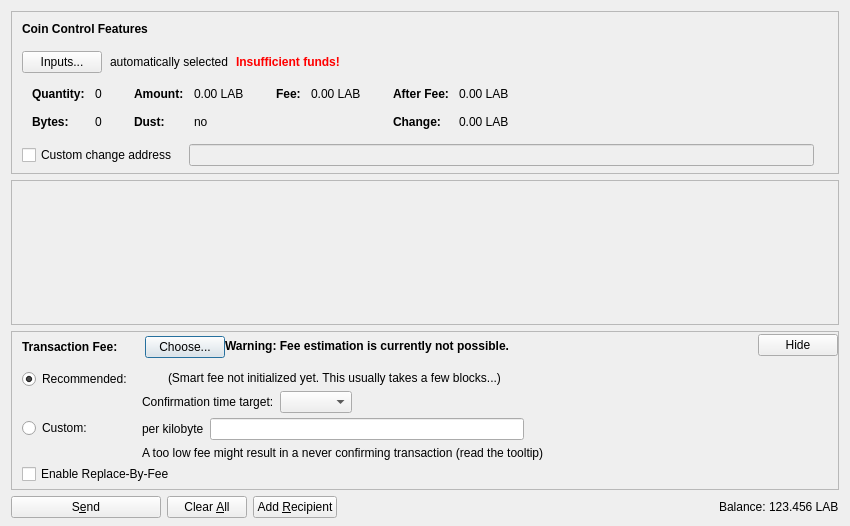
<?xml version="1.0" encoding="UTF-8"?>
<ui version="4.0">
 <class>SendCoinsDialog</class>
 <widget class="QDialog" name="SendCoinsDialog">
  <property name="geometry">
   <rect>
    <x>0</x>
    <y>0</y>
    <width>850</width>
    <height>526</height>
   </rect>
  </property>
  <property name="windowTitle">
   <string>Send Coins</string>
  </property>
  <layout class="QVBoxLayout" name="verticalLayout" stretch="0,1,0,0">
   <property name="bottomMargin">
    <number>8</number>
   </property>
   <item>
    <widget class="QFrame" name="frameCoinControl">
     <property name="sizePolicy">
      <sizepolicy hsizetype="Expanding" vsizetype="Expanding">
       <horstretch>0</horstretch>
       <verstretch>0</verstretch>
      </sizepolicy>
     </property>
     <property name="maximumSize">
      <size>
       <width>16777215</width>
       <height>16777215</height>
      </size>
     </property>
     <property name="frameShape">
      <enum>QFrame::StyledPanel</enum>
     </property>
     <property name="frameShadow">
      <enum>QFrame::Sunken</enum>
     </property>
     <layout class="QVBoxLayout" name="verticalLayoutCoinControl2">
      <property name="spacing">
       <number>0</number>
      </property>
      <property name="leftMargin">
       <number>0</number>
      </property>
      <property name="topMargin">
       <number>0</number>
      </property>
      <property name="rightMargin">
       <number>0</number>
      </property>
      <property name="bottomMargin">
       <number>6</number>
      </property>
      <item>
       <layout class="QVBoxLayout" name="verticalLayoutCoinControl" stretch="0,0,0,0,1">
        <property name="spacing">
         <number>0</number>
        </property>
        <property name="leftMargin">
         <number>10</number>
        </property>
        <property name="topMargin">
         <number>10</number>
        </property>
        <item>
         <layout class="QHBoxLayout" name="horizontalLayoutCoinControl1">
          <property name="bottomMargin">
           <number>15</number>
          </property>
          <item>
           <widget class="QLabel" name="labelCoinControlFeatures">
            <property name="sizePolicy">
             <sizepolicy hsizetype="Preferred" vsizetype="Maximum">
              <horstretch>0</horstretch>
              <verstretch>0</verstretch>
             </sizepolicy>
            </property>
            <property name="font">
             <font>
              <weight>75</weight>
              <bold>true</bold>
             </font>
            </property>
            <property name="styleSheet">
             <string notr="true">font-weight:bold;</string>
            </property>
            <property name="text">
             <string>Coin Control Features</string>
            </property>
           </widget>
          </item>
         </layout>
        </item>
        <item>
         <layout class="QHBoxLayout" name="horizontalLayoutCoinControl2" stretch="0,0,0,0">
          <property name="spacing">
           <number>8</number>
          </property>
          <property name="bottomMargin">
           <number>10</number>
          </property>
          <item>
           <widget class="QPushButton" name="pushButtonCoinControl">
            <property name="styleSheet">
             <string notr="true"/>
            </property>
            <property name="text">
             <string>Inputs...</string>
            </property>
            <property name="autoDefault">
             <bool>false</bool>
            </property>
           </widget>
          </item>
          <item>
           <widget class="QLabel" name="labelCoinControlAutomaticallySelected">
            <property name="text">
             <string>automatically selected</string>
            </property>
            <property name="margin">
             <number>5</number>
            </property>
           </widget>
          </item>
          <item>
           <widget class="QLabel" name="labelCoinControlInsuffFunds">
            <property name="font">
             <font>
              <weight>75</weight>
              <bold>true</bold>
             </font>
            </property>
            <property name="styleSheet">
             <string notr="true">color:red;font-weight:bold;</string>
            </property>
            <property name="text">
             <string>Insufficient funds!</string>
            </property>
            <property name="margin">
             <number>5</number>
            </property>
           </widget>
          </item>
          <item>
           <spacer name="horizontalSpacerCoinControl">
            <property name="orientation">
             <enum>Qt::Horizontal</enum>
            </property>
            <property name="sizeHint" stdset="0">
             <size>
              <width>40</width>
              <height>1</height>
             </size>
            </property>
           </spacer>
          </item>
         </layout>
        </item>
        <item>
         <widget class="QWidget" name="widgetCoinControl" native="true">
          <property name="sizePolicy">
           <sizepolicy hsizetype="Preferred" vsizetype="Preferred">
            <horstretch>0</horstretch>
            <verstretch>0</verstretch>
           </sizepolicy>
          </property>
          <property name="minimumSize">
           <size>
            <width>0</width>
            <height>0</height>
           </size>
          </property>
          <property name="styleSheet">
           <string notr="true"/>
          </property>
          <layout class="QHBoxLayout" name="horizontalLayoutCoinControl5">
           <property name="leftMargin">
            <number>0</number>
           </property>
           <property name="topMargin">
            <number>0</number>
           </property>
           <property name="rightMargin">
            <number>0</number>
           </property>
           <property name="bottomMargin">
            <number>0</number>
           </property>
           <item>
            <layout class="QHBoxLayout" name="horizontalLayoutCoinControl3" stretch="0,0,0,1">
             <property name="spacing">
              <number>20</number>
             </property>
             <property name="topMargin">
              <number>0</number>
             </property>
             <property name="bottomMargin">
              <number>10</number>
             </property>
             <item>
              <layout class="QFormLayout" name="formLayoutCoinControl1">
               <property name="horizontalSpacing">
                <number>10</number>
               </property>
               <property name="verticalSpacing">
                <number>14</number>
               </property>
               <property name="leftMargin">
                <number>10</number>
               </property>
               <property name="topMargin">
                <number>4</number>
               </property>
               <property name="rightMargin">
                <number>6</number>
               </property>
               <item row="0" column="0">
                <widget class="QLabel" name="labelCoinControlQuantityText">
                 <property name="font">
                  <font>
                   <weight>75</weight>
                   <bold>true</bold>
                  </font>
                 </property>
                 <property name="text">
                  <string>Quantity:</string>
                 </property>
                 <property name="margin">
                  <number>0</number>
                 </property>
                </widget>
               </item>
               <item row="0" column="1">
                <widget class="QLabel" name="labelCoinControlQuantity">
                 <property name="cursor">
                  <cursorShape>IBeamCursor</cursorShape>
                 </property>
                 <property name="contextMenuPolicy">
                  <enum>Qt::ActionsContextMenu</enum>
                 </property>
                 <property name="text">
                  <string notr="true">0</string>
                 </property>
                 <property name="margin">
                  <number>0</number>
                 </property>
                 <property name="textInteractionFlags">
                  <set>Qt::LinksAccessibleByMouse|Qt::TextSelectableByKeyboard|Qt::TextSelectableByMouse</set>
                 </property>
                </widget>
               </item>
               <item row="1" column="0">
                <widget class="QLabel" name="labelCoinControlBytesText">
                 <property name="font">
                  <font>
                   <weight>75</weight>
                   <bold>true</bold>
                  </font>
                 </property>
                 <property name="text">
                  <string>Bytes:</string>
                 </property>
                </widget>
               </item>
               <item row="1" column="1">
                <widget class="QLabel" name="labelCoinControlBytes">
                 <property name="cursor">
                  <cursorShape>IBeamCursor</cursorShape>
                 </property>
                 <property name="contextMenuPolicy">
                  <enum>Qt::ActionsContextMenu</enum>
                 </property>
                 <property name="text">
                  <string notr="true">0</string>
                 </property>
                 <property name="textInteractionFlags">
                  <set>Qt::LinksAccessibleByMouse|Qt::TextSelectableByKeyboard|Qt::TextSelectableByMouse</set>
                 </property>
                </widget>
               </item>
              </layout>
             </item>
             <item>
              <layout class="QFormLayout" name="formLayoutCoinControl2">
               <property name="horizontalSpacing">
                <number>10</number>
               </property>
               <property name="verticalSpacing">
                <number>14</number>
               </property>
               <property name="leftMargin">
                <number>6</number>
               </property>
               <property name="topMargin">
                <number>4</number>
               </property>
               <property name="rightMargin">
                <number>6</number>
               </property>
               <item row="0" column="0">
                <widget class="QLabel" name="labelCoinControlAmountText">
                 <property name="font">
                  <font>
                   <weight>75</weight>
                   <bold>true</bold>
                  </font>
                 </property>
                 <property name="text">
                  <string>Amount:</string>
                 </property>
                 <property name="margin">
                  <number>0</number>
                 </property>
                </widget>
               </item>
               <item row="0" column="1">
                <widget class="QLabel" name="labelCoinControlAmount">
                 <property name="cursor">
                  <cursorShape>IBeamCursor</cursorShape>
                 </property>
                 <property name="contextMenuPolicy">
                  <enum>Qt::ActionsContextMenu</enum>
                 </property>
                 <property name="text">
                  <string notr="true">0.00 LAB</string>
                 </property>
                 <property name="textInteractionFlags">
                  <set>Qt::LinksAccessibleByMouse|Qt::TextSelectableByKeyboard|Qt::TextSelectableByMouse</set>
                 </property>
                </widget>
               </item>
               <item row="1" column="0">
                <widget class="QLabel" name="labelCoinControlLowOutputText">
                 <property name="font">
                  <font>
                   <weight>75</weight>
                   <bold>true</bold>
                  </font>
                 </property>
                 <property name="text">
                  <string>Dust:</string>
                 </property>
                </widget>
               </item>
               <item row="1" column="1">
                <widget class="QLabel" name="labelCoinControlLowOutput">
                 <property name="cursor">
                  <cursorShape>IBeamCursor</cursorShape>
                 </property>
                 <property name="contextMenuPolicy">
                  <enum>Qt::ActionsContextMenu</enum>
                 </property>
                 <property name="text">
                  <string notr="true">no</string>
                 </property>
                 <property name="textInteractionFlags">
                  <set>Qt::LinksAccessibleByMouse|Qt::TextSelectableByKeyboard|Qt::TextSelectableByMouse</set>
                 </property>
                </widget>
               </item>
              </layout>
             </item>
             <item>
              <layout class="QFormLayout" name="formLayoutCoinControl3">
               <property name="horizontalSpacing">
                <number>10</number>
               </property>
               <property name="verticalSpacing">
                <number>14</number>
               </property>
               <property name="leftMargin">
                <number>6</number>
               </property>
               <property name="topMargin">
                <number>4</number>
               </property>
               <property name="rightMargin">
                <number>6</number>
               </property>
               <item row="0" column="0">
                <widget class="QLabel" name="labelCoinControlFeeText">
                 <property name="font">
                  <font>
                   <weight>75</weight>
                   <bold>true</bold>
                  </font>
                 </property>
                 <property name="text">
                  <string>Fee:</string>
                 </property>
                 <property name="margin">
                  <number>0</number>
                 </property>
                </widget>
               </item>
               <item row="0" column="1">
                <widget class="QLabel" name="labelCoinControlFee">
                 <property name="cursor">
                  <cursorShape>IBeamCursor</cursorShape>
                 </property>
                 <property name="contextMenuPolicy">
                  <enum>Qt::ActionsContextMenu</enum>
                 </property>
                 <property name="text">
                  <string notr="true">0.00 LAB</string>
                 </property>
                 <property name="textInteractionFlags">
                  <set>Qt::LinksAccessibleByMouse|Qt::TextSelectableByKeyboard|Qt::TextSelectableByMouse</set>
                 </property>
                </widget>
               </item>
              </layout>
             </item>
             <item>
              <layout class="QFormLayout" name="formLayoutCoinControl4">
               <property name="horizontalSpacing">
                <number>10</number>
               </property>
               <property name="verticalSpacing">
                <number>14</number>
               </property>
               <property name="leftMargin">
                <number>6</number>
               </property>
               <property name="topMargin">
                <number>4</number>
               </property>
               <property name="rightMargin">
                <number>6</number>
               </property>
               <item row="0" column="0">
                <widget class="QLabel" name="labelCoinControlAfterFeeText">
                 <property name="font">
                  <font>
                   <weight>75</weight>
                   <bold>true</bold>
                  </font>
                 </property>
                 <property name="text">
                  <string>After Fee:</string>
                 </property>
                 <property name="margin">
                  <number>0</number>
                 </property>
                </widget>
               </item>
               <item row="0" column="1">
                <widget class="QLabel" name="labelCoinControlAfterFee">
                 <property name="cursor">
                  <cursorShape>IBeamCursor</cursorShape>
                 </property>
                 <property name="contextMenuPolicy">
                  <enum>Qt::ActionsContextMenu</enum>
                 </property>
                 <property name="text">
                  <string notr="true">0.00 LAB</string>
                 </property>
                 <property name="textInteractionFlags">
                  <set>Qt::LinksAccessibleByMouse|Qt::TextSelectableByKeyboard|Qt::TextSelectableByMouse</set>
                 </property>
                </widget>
               </item>
               <item row="1" column="0">
                <widget class="QLabel" name="labelCoinControlChangeText">
                 <property name="font">
                  <font>
                   <weight>75</weight>
                   <bold>true</bold>
                  </font>
                 </property>
                 <property name="text">
                  <string>Change:</string>
                 </property>
                </widget>
               </item>
               <item row="1" column="1">
                <widget class="QLabel" name="labelCoinControlChange">
                 <property name="cursor">
                  <cursorShape>IBeamCursor</cursorShape>
                 </property>
                 <property name="contextMenuPolicy">
                  <enum>Qt::ActionsContextMenu</enum>
                 </property>
                 <property name="text">
                  <string notr="true">0.00 LAB</string>
                 </property>
                 <property name="textInteractionFlags">
                  <set>Qt::LinksAccessibleByMouse|Qt::TextSelectableByKeyboard|Qt::TextSelectableByMouse</set>
                 </property>
                </widget>
               </item>
              </layout>
             </item>
            </layout>
           </item>
          </layout>
         </widget>
        </item>
        <item>
         <layout class="QHBoxLayout" name="horizontalLayoutCoinControl4" stretch="0,0,0">
          <property name="spacing">
           <number>12</number>
          </property>
          <property name="sizeConstraint">
           <enum>QLayout::SetDefaultConstraint</enum>
          </property>
          <property name="topMargin">
           <number>5</number>
          </property>
          <property name="rightMargin">
           <number>5</number>
          </property>
          <item>
           <widget class="QCheckBox" name="checkBoxCoinControlChange">
            <property name="toolTip">
             <string>If this is activated, but the change address is empty or invalid, change will be sent to a newly generated address.</string>
            </property>
            <property name="text">
             <string>Custom change address</string>
            </property>
           </widget>
          </item>
          <item>
           <widget class="QValidatedLineEdit" name="lineEditCoinControlChange">
            <property name="enabled">
             <bool>false</bool>
            </property>
            <property name="sizePolicy">
             <sizepolicy hsizetype="Expanding" vsizetype="Fixed">
              <horstretch>0</horstretch>
              <verstretch>0</verstretch>
             </sizepolicy>
            </property>
           </widget>
          </item>
          <item>
           <widget class="QLabel" name="labelCoinControlChangeLabel">
            <property name="sizePolicy">
             <sizepolicy hsizetype="Preferred" vsizetype="Expanding">
              <horstretch>0</horstretch>
              <verstretch>0</verstretch>
             </sizepolicy>
            </property>
            <property name="minimumSize">
             <size>
              <width>0</width>
              <height>0</height>
             </size>
            </property>
            <property name="text">
             <string/>
            </property>
            <property name="margin">
             <number>3</number>
            </property>
           </widget>
          </item>
         </layout>
        </item>
        <item>
         <spacer name="verticalSpacerCoinControl">
          <property name="orientation">
           <enum>Qt::Vertical</enum>
          </property>
          <property name="sizeHint" stdset="0">
           <size>
            <width>800</width>
            <height>1</height>
           </size>
          </property>
         </spacer>
        </item>
       </layout>
      </item>
     </layout>
    </widget>
   </item>
   <item>
    <widget class="QScrollArea" name="scrollArea">
     <property name="widgetResizable">
      <bool>true</bool>
     </property>
     <widget class="QWidget" name="scrollAreaWidgetContents">
      <property name="geometry">
       <rect>
        <x>0</x>
        <y>0</y>
        <width>830</width>
        <height>104</height>
       </rect>
      </property>
      <layout class="QVBoxLayout" name="verticalLayout_2" stretch="0,1">
       <property name="leftMargin">
        <number>0</number>
       </property>
       <property name="topMargin">
        <number>0</number>
       </property>
       <property name="rightMargin">
        <number>0</number>
       </property>
       <property name="bottomMargin">
        <number>0</number>
       </property>
       <item>
        <layout class="QVBoxLayout" name="entries">
         <property name="spacing">
          <number>6</number>
         </property>
        </layout>
       </item>
       <item>
        <spacer name="verticalSpacer">
         <property name="orientation">
          <enum>Qt::Vertical</enum>
         </property>
         <property name="sizeHint" stdset="0">
          <size>
           <width>20</width>
           <height>40</height>
          </size>
         </property>
        </spacer>
       </item>
      </layout>
     </widget>
    </widget>
   </item>
   <item>
    <widget class="QFrame" name="frameFee">
     <property name="sizePolicy">
      <sizepolicy hsizetype="Expanding" vsizetype="Expanding">
       <horstretch>0</horstretch>
       <verstretch>0</verstretch>
      </sizepolicy>
     </property>
     <property name="maximumSize">
      <size>
       <width>16777215</width>
       <height>16777215</height>
      </size>
     </property>
     <property name="frameShape">
      <enum>QFrame::StyledPanel</enum>
     </property>
     <property name="frameShadow">
      <enum>QFrame::Sunken</enum>
     </property>
     <layout class="QVBoxLayout" name="verticalLayoutFee1">
      <property name="spacing">
       <number>0</number>
      </property>
      <property name="leftMargin">
       <number>0</number>
      </property>
      <property name="topMargin">
       <number>0</number>
      </property>
      <property name="rightMargin">
       <number>0</number>
      </property>
      <property name="bottomMargin">
       <number>0</number>
      </property>
      <item>
       <layout class="QVBoxLayout" name="verticalLayoutFee2" stretch="0,0,0">
        <property name="spacing">
         <number>0</number>
        </property>
        <property name="leftMargin">
         <number>10</number>
        </property>
        <property name="topMargin">
         <number>0</number>
        </property>
        <item>
         <layout class="QHBoxLayout" name="horizontalLayoutFee1">
          <property name="bottomMargin">
           <number>0</number>
          </property>
          <item>
           <layout class="QVBoxLayout" name="verticalLayoutFee7">
            <property name="spacing">
             <number>0</number>
            </property>
            <item>
             <spacer name="verticalSpacerSmartFee">
              <property name="orientation">
               <enum>Qt::Vertical</enum>
              </property>
              <property name="sizeType">
               <enum>QSizePolicy::Fixed</enum>
              </property>
              <property name="sizeHint" stdset="0">
               <size>
                <width>1</width>
                <height>4</height>
               </size>
              </property>
             </spacer>
            </item>
            <item>
             <layout class="QHBoxLayout" name="horizontalLayoutSmartFee">
              <property name="spacing">
               <number>10</number>
              </property>
              <item>
               <widget class="QLabel" name="labelFeeHeadline">
                <property name="sizePolicy">
                 <sizepolicy hsizetype="Preferred" vsizetype="Maximum">
                  <horstretch>0</horstretch>
                  <verstretch>0</verstretch>
                 </sizepolicy>
                </property>
                <property name="font">
                 <font>
                  <weight>75</weight>
                  <bold>true</bold>
                 </font>
                </property>
                <property name="styleSheet">
                 <string notr="true">font-weight:bold;</string>
                </property>
                <property name="text">
                 <string>Transaction Fee:</string>
                </property>
               </widget>
              </item>
              <item>
               <widget class="QLabel" name="labelFeeMinimized">
                <property name="text">
                 <string/>
                </property>
               </widget>
              </item>
              <item>
               <widget class="QPushButton" name="buttonChooseFee">
                <property name="text">
                 <string>Choose...</string>
                </property>
               </widget>
              </item>
             </layout>
            </item>
            <item>
             <spacer name="verticalSpacer_5">
              <property name="orientation">
               <enum>Qt::Vertical</enum>
              </property>
              <property name="sizeHint" stdset="0">
               <size>
                <width>1</width>
                <height>1</height>
               </size>
              </property>
             </spacer>
            </item>
           </layout>
          </item>
          <item>
           <widget class="QLabel" name="fallbackFeeWarningLabel">
            <property name="toolTip">
             <string>Using the fallbackfee can result in sending a transaction that will take several hours or days (or never) to confirm. Consider choosing your fee manually or wait until you have validated the complete chain.</string>
            </property>
            <property name="font">
            <font>
                <weight>75</weight>
                <bold>true</bold>
            </font>
            </property>
            <property name="text">
             <string>Warning: Fee estimation is currently not possible.</string>
            </property>
            <property name="wordWrap">
             <bool>false</bool>
            </property>
           </widget>
          </item>
          <item>
           <spacer name="horizontalSpacer_4">
            <property name="orientation">
             <enum>Qt::Horizontal</enum>
            </property>
            <property name="sizeType">
             <enum>QSizePolicy::MinimumExpanding</enum>
            </property>
            <property name="sizeHint" stdset="0">
             <size>
              <width>40</width>
              <height>20</height>
             </size>
            </property>
           </spacer>
          </item>
          <item>
           <widget class="QPushButton" name="buttonMinimizeFee">
            <property name="toolTip">
             <string>Hide transaction fee settings</string>
            </property>
            <property name="text">
             <string>Hide</string>
            </property>
           </widget>
          </item>
         </layout>
        </item>
        <item>
         <widget class="QFrame" name="frameFeeSelection">
          <layout class="QVBoxLayout" name="verticalLayoutFee12">
           <property name="spacing">
            <number>0</number>
           </property>
           <property name="leftMargin">
            <number>0</number>
           </property>
           <property name="topMargin">
            <number>0</number>
           </property>
           <property name="rightMargin">
            <number>0</number>
           </property>
           <property name="bottomMargin">
            <number>0</number>
           </property>
           <item>
            <layout class="QGridLayout" name="gridLayoutFee">
             <property name="topMargin">
              <number>10</number>
             </property>
             <property name="bottomMargin">
              <number>4</number>
             </property>
             <property name="horizontalSpacing">
              <number>10</number>
             </property>
             <property name="verticalSpacing">
              <number>4</number>
             </property>
             <item row="1" column="1">
              <layout class="QVBoxLayout" name="verticalLayoutFee8">
               <property name="spacing">
                <number>6</number>
               </property>
               <item>
                <layout class="QHBoxLayout" name="horizontalLayoutFee13">
                 <item>
                  <widget class="QLabel" name="labelCustomPerKilobyte">
                   <property name="toolTip">
                    <string>Specify a custom fee per kB (1,000 bytes) of the transaction's virtual size.

Note:  Since the fee is calculated on a per-byte basis, a fee of "100 satoshis per kB" for a transaction size of 500 bytes (half of 1 kB) would ultimately yield a fee of only 50 satoshis.</string>
                   </property>
                   <property name="text">
                    <string>per kilobyte</string>
                   </property>
                  </widget>
                 </item>
                 <item>
                  <widget class="LabyrinthAmountField" name="customFee"/>
                 </item>
                 <item>
                  <spacer name="horizontalSpacer_6">
                   <property name="orientation">
                    <enum>Qt::Horizontal</enum>
                   </property>
                   <property name="sizeHint" stdset="0">
                    <size>
                     <width>1</width>
                     <height>1</height>
                    </size>
                   </property>
                  </spacer>
                 </item>
                </layout>
               </item>
               <item>
                <layout class="QHBoxLayout" name="horizontalLayoutFee8">
                 <item>
                  <widget class="QLabel" name="labelCustomFeeWarning">
                   <property name="enabled">
                    <bool>true</bool>
                   </property>
                   <property name="toolTip">
                    <string>When there is less transaction volume than space in the blocks, miners as well as relaying nodes may enforce a minimum fee. Paying only this minimum fee is just fine, but be aware that this can result in a never confirming transaction once there is more demand for labyrinth transactions than the network can process.</string>
                   </property>
                   <property name="text">
                    <string>A too low fee might result in a never confirming transaction (read the tooltip)</string>
                   </property>
                  </widget>
                 </item>
                 <item>
                  <spacer name="horizontalSpacer_2">
                   <property name="orientation">
                    <enum>Qt::Horizontal</enum>
                   </property>
                   <property name="sizeHint" stdset="0">
                    <size>
                     <width>1</width>
                     <height>1</height>
                    </size>
                   </property>
                  </spacer>
                 </item>
                </layout>
               </item>
              </layout>
             </item>
             <item row="0" column="0">
              <layout class="QVBoxLayout" name="verticalLayoutFee4" stretch="0,1">
               <item>
                <widget class="QRadioButton" name="radioSmartFee">
                 <property name="text">
                  <string>Recommended:</string>
                 </property>
                 <property name="checked">
                  <bool>true</bool>
                 </property>
                 <attribute name="buttonGroup">
                  <string notr="true">groupFee</string>
                 </attribute>
                </widget>
               </item>
               <item>
                <spacer name="verticalSpacer_2">
                 <property name="orientation">
                  <enum>Qt::Vertical</enum>
                 </property>
                 <property name="sizeHint" stdset="0">
                  <size>
                   <width>1</width>
                   <height>1</height>
                  </size>
                 </property>
                </spacer>
               </item>
              </layout>
             </item>
             <item row="1" column="0">
              <layout class="QVBoxLayout" name="verticalLayoutFee9" stretch="0,1">
               <item>
                <widget class="QRadioButton" name="radioCustomFee">
                 <property name="text">
                  <string>Custom:</string>
                 </property>
                 <attribute name="buttonGroup">
                  <string notr="true">groupFee</string>
                 </attribute>
                </widget>
               </item>
               <item>
                <spacer name="verticalSpacer_6">
                 <property name="orientation">
                  <enum>Qt::Vertical</enum>
                 </property>
                 <property name="sizeHint" stdset="0">
                  <size>
                   <width>1</width>
                   <height>1</height>
                  </size>
                 </property>
                </spacer>
               </item>
              </layout>
             </item>
             <item row="0" column="1">
              <layout class="QVBoxLayout" name="verticalLayoutFee3" stretch="0,0,1">
               <property name="spacing">
                <number>6</number>
               </property>
               <property name="topMargin">
                <number>2</number>
               </property>
               <item>
                <layout class="QHBoxLayout" name="horizontalLayoutFee12">
                 <item>
                  <widget class="QLabel" name="labelSmartFee">
                   <property name="text">
                    <string/>
                   </property>
                  </widget>
                 </item>
                 <item>
                  <widget class="QLabel" name="labelFeeEstimation">
                   <property name="text">
                    <string/>
                   </property>
                  </widget>
                 </item>
                 <item>
                  <widget class="QLabel" name="labelSmartFee2">
                   <property name="text">
                    <string>(Smart fee not initialized yet. This usually takes a few blocks...)</string>
                   </property>
                  </widget>
                 </item>
                 <item>
                  <spacer name="horizontalSpacer_5">
                   <property name="orientation">
                    <enum>Qt::Horizontal</enum>
                   </property>
                   <property name="sizeHint" stdset="0">
                    <size>
                     <width>1</width>
                     <height>1</height>
                    </size>
                   </property>
                  </spacer>
                 </item>
                </layout>
               </item>
               <item>
                <layout class="QHBoxLayout" name="horizontalLayoutFee9">
                 <item>
                  <layout class="QVBoxLayout" name="verticalLayoutFee6">
                   <item>
                    <widget class="QLabel" name="labelSmartFee3">
                     <property name="text">
                      <string>Confirmation time target:</string>
                     </property>
                    </widget>
                   </item>
                  </layout>
                 </item>
                 <item>
                  <layout class="QVBoxLayout" name="verticalLayoutFee5">
                   <property name="rightMargin">
                    <number>30</number>
                   </property>
                   <item>
                    <layout class="QHBoxLayout" name="horizontalLayoutConfTarget">
                     <property name="bottomMargin">
                      <number>0</number>
                     </property>
                     <item>
                      <widget class="QComboBox" name="confTargetSelector"/>
                     </item>
                     <item>
                      <spacer name="horizontalSpacerConfTarget">
                       <property name="orientation">
                        <enum>Qt::Horizontal</enum>
                       </property>
                       <property name="sizeHint" stdset="0">
                        <size>
                         <width>40</width>
                         <height>20</height>
                        </size>
                       </property>
                      </spacer>
                     </item>
                    </layout>
                   </item>
                  </layout>
                 </item>
                </layout>
               </item>
               <item>
                <spacer name="verticalSpacer_4">
                 <property name="orientation">
                  <enum>Qt::Vertical</enum>
                 </property>
                 <property name="sizeHint" stdset="0">
                  <size>
                   <width>1</width>
                   <height>1</height>
                  </size>
                 </property>
                </spacer>
               </item>
              </layout>
             </item>
            </layout>
           </item>
           <item>
            <widget class="QCheckBox" name="optInRBF">
             <property name="text">
              <string>Enable Replace-By-Fee</string>
             </property>
             <property name="toolTip">
              <string>With Replace-By-Fee (BIP-125) you can increase a transaction's fee after it is sent. Without this, a higher fee may be recommended to compensate for increased transaction delay risk.</string>
             </property>
            </widget>
           </item>
          </layout>
         </widget>
        </item>
        <item>
         <spacer name="verticalSpacerFee">
          <property name="orientation">
           <enum>Qt::Vertical</enum>
          </property>
          <property name="sizeHint" stdset="0">
           <size>
            <width>40</width>
            <height>5</height>
           </size>
          </property>
         </spacer>
        </item>
       </layout>
      </item>
     </layout>
    </widget>
   </item>
   <item>
    <layout class="QHBoxLayout" name="horizontalLayout">
     <item>
      <widget class="QPushButton" name="sendButton">
       <property name="minimumSize">
        <size>
         <width>150</width>
         <height>0</height>
        </size>
       </property>
       <property name="toolTip">
        <string>Confirm the send action</string>
       </property>
       <property name="text">
        <string>S&amp;end</string>
       </property>
       <property name="icon">
        <iconset resource="../labyrinth.qrc">
         <normaloff>:/icons/send</normaloff>:/icons/send</iconset>
       </property>
       <property name="autoDefault">
        <bool>false</bool>
       </property>
       <property name="default">
        <bool>false</bool>
       </property>
      </widget>
     </item>
     <item>
      <widget class="QPushButton" name="clearButton">
       <property name="sizePolicy">
        <sizepolicy hsizetype="Minimum" vsizetype="Fixed">
         <horstretch>0</horstretch>
         <verstretch>0</verstretch>
        </sizepolicy>
       </property>
       <property name="toolTip">
        <string>Clear all fields of the form.</string>
       </property>
       <property name="text">
        <string>Clear &amp;All</string>
       </property>
       <property name="icon">
        <iconset resource="../labyrinth.qrc">
         <normaloff>:/icons/remove</normaloff>:/icons/remove</iconset>
       </property>
       <property name="autoDefault">
        <bool>false</bool>
       </property>
      </widget>
     </item>
     <item>
      <widget class="QPushButton" name="addButton">
       <property name="toolTip">
        <string>Send to multiple recipients at once</string>
       </property>
       <property name="text">
        <string>Add &amp;Recipient</string>
       </property>
       <property name="icon">
        <iconset resource="../labyrinth.qrc">
         <normaloff>:/icons/add</normaloff>:/icons/add</iconset>
       </property>
       <property name="autoDefault">
        <bool>false</bool>
       </property>
      </widget>
     </item>
     <item>
      <spacer name="horizontalSpacer">
       <property name="orientation">
        <enum>Qt::Horizontal</enum>
       </property>
       <property name="sizeHint" stdset="0">
        <size>
         <width>40</width>
         <height>20</height>
        </size>
       </property>
      </spacer>
     </item>
     <item>
      <layout class="QHBoxLayout" name="horizontalLayout_2">
       <property name="spacing">
        <number>3</number>
       </property>
       <item>
        <widget class="QLabel" name="labelBalanceName">
         <property name="sizePolicy">
          <sizepolicy hsizetype="Preferred" vsizetype="Fixed">
           <horstretch>0</horstretch>
           <verstretch>0</verstretch>
          </sizepolicy>
         </property>
         <property name="text">
          <string>Balance:</string>
         </property>
        </widget>
       </item>
       <item>
        <widget class="QLabel" name="labelBalance">
         <property name="sizePolicy">
          <sizepolicy hsizetype="Preferred" vsizetype="Fixed">
           <horstretch>0</horstretch>
           <verstretch>0</verstretch>
          </sizepolicy>
         </property>
         <property name="cursor">
          <cursorShape>IBeamCursor</cursorShape>
         </property>
         <property name="text">
          <string notr="true">123.456 LAB</string>
         </property>
         <property name="textInteractionFlags">
          <set>Qt::LinksAccessibleByMouse|Qt::TextSelectableByKeyboard|Qt::TextSelectableByMouse</set>
         </property>
        </widget>
       </item>
      </layout>
     </item>
    </layout>
   </item>
  </layout>
 </widget>
 <customwidgets>
  <customwidget>
   <class>QValidatedLineEdit</class>
   <extends>QLineEdit</extends>
   <header>qt/qvalidatedlineedit.h</header>
  </customwidget>
  <customwidget>
   <class>LabyrinthAmountField</class>
   <extends>QLineEdit</extends>
   <header>qt/labyrinthamountfield.h</header>
   <container>1</container>
  </customwidget>
 </customwidgets>
 <resources>
  <include location="../labyrinth.qrc"/>
 </resources>
 <connections/>
 <buttongroups>
  <buttongroup name="groupFee"/>
 </buttongroups>
</ui>
